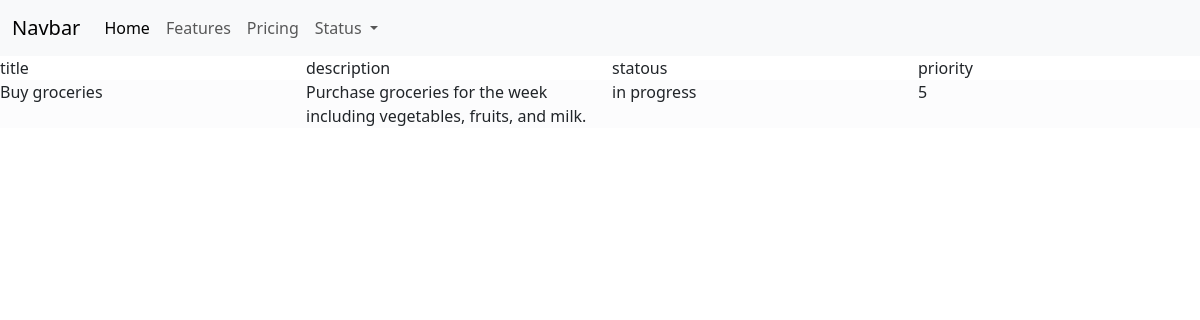
Screenshot of /task/4 with the database file from the repository.
### main/models.py (models this page shows, shortened)
class Task(models.Model):
    db_table = 'task'
    State = [('pending', 'pending'), ('in progress', 'in progress'), ('completed', 'completed')]
    title = models.CharField(max_length=100, help_text='Enter the title of the task')
    description = models.TextField()
    priority = models.IntegerField(validators=[MinValueValidator(1), MaxValueValidator(10)] , default=5)
    due_date = models.DateField(null=True)
    statous = models.CharField(max_length=20, choices=State, default='pending')
    created_at = models.DateTimeField(auto_now_add=True)
    updeted_at = models.DateTimeField(auto_now_add=True)
    category = models.ForeignKey(Category, on_delete=models.CASCADE)

### main/views.py (the view)
# urls.py: path('task/<int:task_id>', views.task_detail, name='task_detail'),
def task_detail(request, task_id):
    tasks = Task.objects.filter(id=task_id)
    return render(request, 'main/tasks.html', {'tasks': tasks})

### main/templates/main/tasks.html (shortened to what this page needs)
{% extends "main/base.html" %}
{% block content %}
<div class="row">
    <div class="col">title</div>
    <div class="col">description</div>
    <div class="col">statous</div>
    <div class="col">priority</div>
</div>
{% for task in tasks %}
    <div class="row bg-light-subtle">
        <div class="col">{{task.title}}</div>
        <div class="col">{{task.description}}</div>
        <div class="col">{{task.statous}}</div>
        <div class="col">{{task.priority}}</div>
    </div>
{% endfor %}
{% endblock %}

### rows the page displays
Task: title "Buy groceries", description "Purchase groceries for the week including vegetables, fruits, and milk.", statous "in progress", priority "5"
